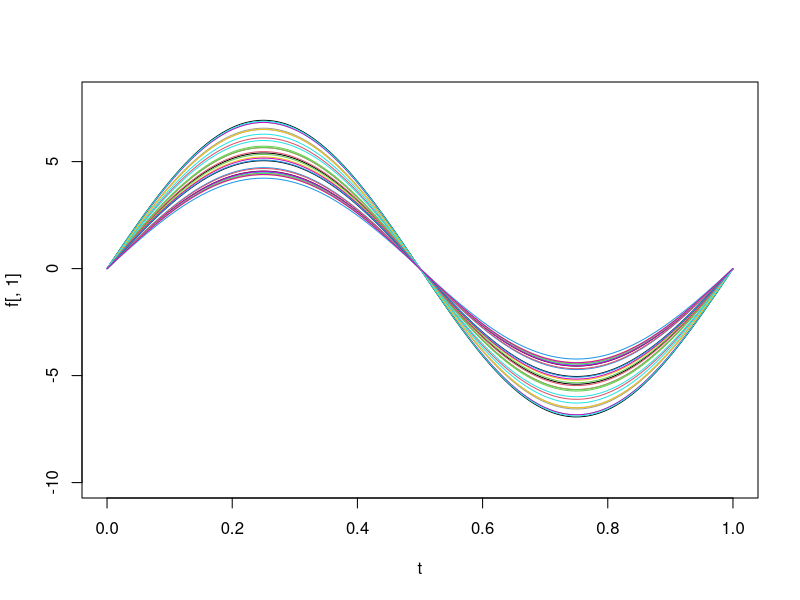
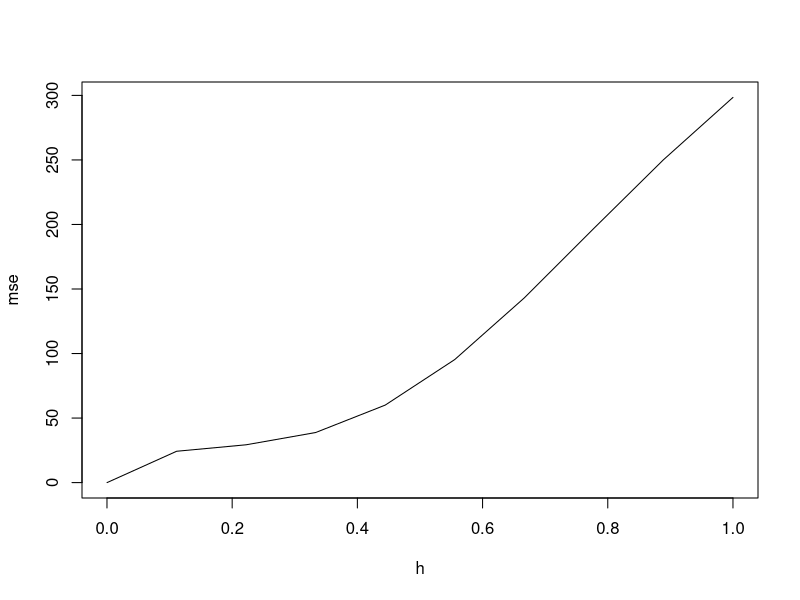

Generate these figures, in order, with R:
#### problem 2
set.seed(2)
m_x <- function(ceff, t)
{
  a <- ceff[1] *sin(2*pi*t)
  
  return(a)
}
t <- seq(0,1,length = 10000)
n <- 30 # no. of X in L2[0,1] space
val <- runif(n, min = 4, max = 7)
ceff <- matrix(val, nrow = n, ncol = 1)

f <- apply(ceff,1,m_x,t)
plot(t,f[,1],type = "l", ylim = c(-10,8))
for (i in 2:n) {
  lines(t,f[,i], col = i)
}

m_xsq <- function(ceff, t,i){
  a <- ceff[i] *sin(2*pi*t)
  
  return((a)^2)
}

y <- numeric(length = n)
for(i in 1:n)
{
  y[i] <- integrate(m_xsq,lower = 0, upper = 1,ceff = ceff, i = i)$value + rnorm(1)
}


## kernel
K <- function(h,u)
{
  d <- dnorm(u/h)
  return(d)
}
# Define the function d
d <- function(t, ceff, i, j) {
  a <- ceff[i] * sin(2*pi*t)
  b <- ceff[j] * sin(2*pi*t)
  c <- (a - b)^2
  return(c)
}


h <- 0.0001
m_hat <- function(modval,y,h)
{
  low <- 0
  upp <- 0
  for (i in 1:n) {
    low <- low + K(h,modval[i])
    upp <- upp + K(h, modval[i])*y[i]
  }
  return(upp/low)
}





foo <- function(i)
{
  modval <- numeric(length = n)
  for (j in 1:n) {
    modval[j] <- integrate(d, lower = 0, upper = 1, ceff = ceff, i = i, j = j)$value
  }
  modval <- sqrt(modval)
  return(modval)
}


est_y <- numeric(length = n)
for (i in 1:n) {
  modval <- foo(i)
  est_y[i] <- m_hat(modval, y, h)
}
data <- data.frame(true_y = y, est_y = est_y)

print(h)
print(data)
mse <- sum((y-est_y)^2)


### mse
h <- seq(0.0001,1,length = 10)
mse <- numeric(length = 10)
for (j in 1:length(h)) {
  for (i in 1:20) {
    modval <- foo(i)
    est_y[i] <- m_hat(modval, y, h = h[j])
  }
  mse[j] <- sum( (y - est_y)^2 )
}
plot(h,mse, type= "l")
